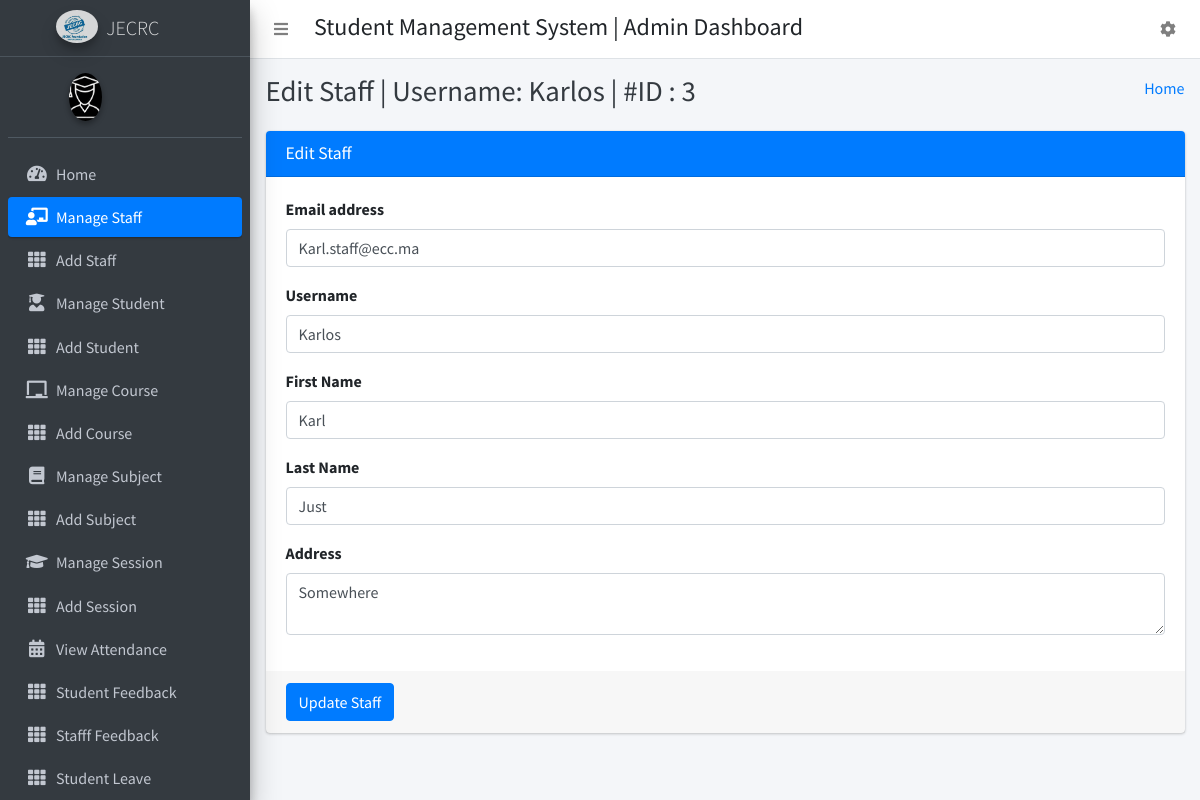
/edit_staff/3/, run on the app's committed database.
### CollegeManagementapp/models.py (models this page shows)
class Staffs(models.Model):
    id = models.AutoField(primary_key=True)
    admin = models.OneToOneField(CustomUser, on_delete = models.CASCADE)
    address = models.TextField()
    created_at = models.DateTimeField(auto_now_add=True)
    updated_at = models.DateTimeField(auto_now=True)
    objects = models.Manager()

class CustomUser(AbstractUser):
    HOD = '1'
    STAFF = '2'
    STUDENT = '3'
    EMAIL_TO_USER_TYPE_MAP = {
        'hod': HOD,
        'staff': STAFF,
        'student': STUDENT
    }
    user_type_data = ((HOD, "HOD"), (STAFF, "Staff"), (STUDENT, "Student"))
    user_type = models.CharField(default=1, choices=user_type_data, max_length=10)

### CollegeManagementapp/HodViews.py (the view)
# urls.py: path('edit_staff/<staff_id>/', HodViews.edit_staff, name="edit_staff"),
def edit_staff(request, staff_id):
    staff = Staffs.objects.get(admin=staff_id)
    context = {
        "staff": staff,
        "id": staff_id
    }
    return render(request, "hod_template/edit_staff_template.html", context)

### CollegeManagementapp/templates/hod_template/edit_staff_template.html (shortened to what this page needs)
{% extends 'hod_template/base_template.html' %}
{% block page_title %}
    Edit Staff | Username: {{ staff.admin.username }} | #ID : {{ staff.admin.id }}
{% endblock page_title %}
{% block main_content %}
{% load static %}
<section class="content">
        <div class="container-fluid">
            <div class="row">
                <div class="col-md-12">
                    <div class="card card-primary">
                    <div class="card-header">
                        <h3 class="card-title">Edit Staff</h3>
                    </div>
                    <form role="form" method="POST" action="{% url 'edit_staff_save' %}">
                        <div class="card-body">
                            <div class="form-group">
                                <label>Email address</label>
                                <input type="email" class="form-control" name="email" value="{{ staff.admin.email }}">
                            </div>
                            <div class="form-group">
                                <label>Username</label>
                                <input type="text" class="form-control" name="username" value="{{ staff.admin.username }}">
                            </div>
                            <div class="form-group">
                                <label>First Name</label>
                                <input type="text" class="form-control" name="first_name" value="{{ staff.admin.first_name }}">
                            </div>
                            <div class="form-group">
                                <label>Last Name</label>
                                <input type="text" class="form-control" name="last_name" value="{{ staff.admin.last_name }}">
                            </div>
                            <div class="form-group">
                                <label>Address</label>
                                <textarea class="form-control" name="address">{{ staff.address }}</textarea>
                            </div>
                        </div>
                        <div class="card-footer">
                        <button type="submit" class="btn btn-primary">Update Staff</button>
                        </div>
                    </form>
                    </div>
                </div>
            </div>
        </div>
      </section>
  {% endblock main_content %}

### data on the page
Staffs: admin.username "Karlos", admin.id "3", email "Karl.staff@ecc.ma", username "Karlos", first_name "Karl", last_name "Just", address "Somewhere"
